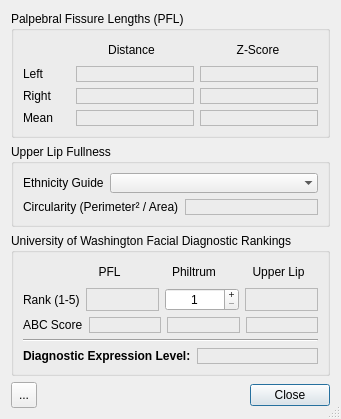
<?xml version="1.0" encoding="UTF-8"?>
<ui version="4.0">
 <class>FASDDialog</class>
 <widget class="QDialog" name="FASDDialog">
  <property name="geometry">
   <rect>
    <x>0</x>
    <y>0</y>
    <width>330</width>
    <height>400</height>
   </rect>
  </property>
  <property name="windowTitle">
   <string>Scan Info</string>
  </property>
  <property name="windowIcon">
   <iconset>
    <normaloff>:/logos/window_icon.png</normaloff>:/logos/window_icon.png</iconset>
  </property>
  <property name="sizeGripEnabled">
   <bool>true</bool>
  </property>
  <layout class="QVBoxLayout" name="verticalLayout_5">
   <item>
    <widget class="QGroupBox" name="groupBox0">
     <property name="font">
      <font>
       <weight>50</weight>
       <bold>false</bold>
      </font>
     </property>
     <property name="title">
      <string>Palpebral Fissure Lengths (PFL)</string>
     </property>
     <layout class="QVBoxLayout" name="verticalLayout">
      <item>
       <layout class="QHBoxLayout" name="horizontalLayout_4" stretch="2,5,5">
        <item>
         <spacer name="horizontalSpacer">
          <property name="orientation">
           <enum>Qt::Horizontal</enum>
          </property>
          <property name="sizeHint" stdset="0">
           <size>
            <width>40</width>
            <height>20</height>
           </size>
          </property>
         </spacer>
        </item>
        <item>
         <widget class="QLabel" name="pflDistanceLabel">
          <property name="text">
           <string>Distance</string>
          </property>
          <property name="alignment">
           <set>Qt::AlignCenter</set>
          </property>
         </widget>
        </item>
        <item>
         <widget class="QLabel" name="zscoreLabel">
          <property name="font">
           <font>
            <weight>50</weight>
            <bold>false</bold>
           </font>
          </property>
          <property name="text">
           <string>Z-Score</string>
          </property>
          <property name="alignment">
           <set>Qt::AlignCenter</set>
          </property>
         </widget>
        </item>
       </layout>
      </item>
      <item>
       <layout class="QHBoxLayout" name="horizontalLayout" stretch="2,5,5">
        <item>
         <widget class="QLabel" name="label_2">
          <property name="text">
           <string>Left</string>
          </property>
         </widget>
        </item>
        <item>
         <widget class="QLabel" name="leftPFLValueLabel">
          <property name="frameShape">
           <enum>QFrame::StyledPanel</enum>
          </property>
          <property name="text">
           <string/>
          </property>
          <property name="alignment">
           <set>Qt::AlignCenter</set>
          </property>
         </widget>
        </item>
        <item>
         <widget class="QLabel" name="leftPFLZScoreLabel">
          <property name="frameShape">
           <enum>QFrame::StyledPanel</enum>
          </property>
          <property name="text">
           <string/>
          </property>
          <property name="alignment">
           <set>Qt::AlignCenter</set>
          </property>
         </widget>
        </item>
       </layout>
      </item>
      <item>
       <layout class="QHBoxLayout" name="horizontalLayout_2" stretch="2,5,5">
        <item>
         <widget class="QLabel" name="label">
          <property name="text">
           <string>Right</string>
          </property>
         </widget>
        </item>
        <item>
         <widget class="QLabel" name="rightPFLValueLabel">
          <property name="frameShape">
           <enum>QFrame::StyledPanel</enum>
          </property>
          <property name="text">
           <string/>
          </property>
          <property name="alignment">
           <set>Qt::AlignCenter</set>
          </property>
         </widget>
        </item>
        <item>
         <widget class="QLabel" name="rightPFLZScoreLabel">
          <property name="frameShape">
           <enum>QFrame::StyledPanel</enum>
          </property>
          <property name="text">
           <string/>
          </property>
          <property name="alignment">
           <set>Qt::AlignCenter</set>
          </property>
         </widget>
        </item>
       </layout>
      </item>
      <item>
       <layout class="QHBoxLayout" name="horizontalLayout_3" stretch="2,5,5">
        <item>
         <widget class="QLabel" name="label_3">
          <property name="text">
           <string>Mean</string>
          </property>
         </widget>
        </item>
        <item>
         <widget class="QLabel" name="meanPFLValueLabel">
          <property name="toolTip">
           <string>The mean (calculated) PFL measurement.</string>
          </property>
          <property name="frameShape">
           <enum>QFrame::StyledPanel</enum>
          </property>
          <property name="text">
           <string/>
          </property>
          <property name="alignment">
           <set>Qt::AlignCenter</set>
          </property>
         </widget>
        </item>
        <item>
         <widget class="QLabel" name="meanPFLZScoreLabel">
          <property name="frameShape">
           <enum>QFrame::StyledPanel</enum>
          </property>
          <property name="text">
           <string/>
          </property>
          <property name="alignment">
           <set>Qt::AlignCenter</set>
          </property>
         </widget>
        </item>
       </layout>
      </item>
     </layout>
    </widget>
   </item>
   <item>
    <widget class="QGroupBox" name="groupBox1">
     <property name="title">
      <string>Upper Lip Fullness</string>
     </property>
     <layout class="QVBoxLayout" name="verticalLayout_4">
      <item>
       <layout class="QHBoxLayout" name="horizontalLayout_10" stretch="0,1">
        <item>
         <widget class="QLabel" name="label_7">
          <property name="text">
           <string>Ethnicity Guide</string>
          </property>
         </widget>
        </item>
        <item>
         <widget class="QComboBox" name="guideComboBox">
          <property name="toolTip">
           <string>Choose an ethnicity guide to match the selected model.</string>
          </property>
          <property name="whatsThis">
           <string>Currently, only two ethnicity guides are available and automatic matching to the currently selected model is not performed.</string>
          </property>
          <property name="frame">
           <bool>false</bool>
          </property>
         </widget>
        </item>
       </layout>
      </item>
      <item>
       <layout class="QHBoxLayout" name="horizontalLayout_5">
        <item>
         <widget class="QLabel" name="label_14">
          <property name="text">
           <string>Circularity (Perimeter² / Area)</string>
          </property>
         </widget>
        </item>
        <item>
         <widget class="QLabel" name="upperLipValueLabel">
          <property name="frameShape">
           <enum>QFrame::StyledPanel</enum>
          </property>
          <property name="text">
           <string/>
          </property>
          <property name="alignment">
           <set>Qt::AlignCenter</set>
          </property>
         </widget>
        </item>
       </layout>
      </item>
     </layout>
    </widget>
   </item>
   <item>
    <widget class="QGroupBox" name="groupBox2">
     <property name="title">
      <string>University of Washington Facial Diagnostic Rankings   </string>
     </property>
     <layout class="QVBoxLayout" name="verticalLayout_3">
      <item>
       <layout class="QVBoxLayout" name="verticalLayout_2">
        <item>
         <layout class="QHBoxLayout" name="horizontalLayout_7" stretch="3,5,5,5">
          <item>
           <spacer name="horizontalSpacer_2">
            <property name="orientation">
             <enum>Qt::Horizontal</enum>
            </property>
            <property name="sizeHint" stdset="0">
             <size>
              <width>40</width>
              <height>20</height>
             </size>
            </property>
           </spacer>
          </item>
          <item>
           <widget class="QLabel" name="label_10">
            <property name="text">
             <string>PFL</string>
            </property>
            <property name="alignment">
             <set>Qt::AlignCenter</set>
            </property>
           </widget>
          </item>
          <item>
           <widget class="QLabel" name="label_8">
            <property name="text">
             <string>Philtrum</string>
            </property>
            <property name="alignment">
             <set>Qt::AlignCenter</set>
            </property>
           </widget>
          </item>
          <item>
           <widget class="QLabel" name="label_9">
            <property name="text">
             <string>Upper Lip</string>
            </property>
            <property name="alignment">
             <set>Qt::AlignCenter</set>
            </property>
           </widget>
          </item>
         </layout>
        </item>
        <item>
         <layout class="QHBoxLayout" name="horizontalLayout_8" stretch="3,5,5,5">
          <item>
           <widget class="QLabel" name="label_11">
            <property name="text">
             <string>Rank (1-5)</string>
            </property>
           </widget>
          </item>
          <item>
           <widget class="QLabel" name="pflRankLabel">
            <property name="frameShape">
             <enum>QFrame::StyledPanel</enum>
            </property>
            <property name="text">
             <string/>
            </property>
            <property name="alignment">
             <set>Qt::AlignCenter</set>
            </property>
           </widget>
          </item>
          <item>
           <widget class="QSpinBox" name="philtrumRankSpinBox">
            <property name="toolTip">
             <string>&lt;html&gt;&lt;head/&gt;&lt;body&gt;&lt;p&gt;Select a rank based on assessment of the philtrum's curvature using the Lip-Philtrum Guides (2004) available from &lt;a href=&quot;http://depts.washington.edu/fasdpn/htmls/lip-philtrum-guides.htm&quot;&gt;&lt;span style=&quot; text-decoration: underline; color:#007af4;&quot;&gt;http://depts.washington.edu/fasdpn/htmls/lip-philtrum-guides.htm&lt;/span&gt;&lt;/a&gt;. Ensure the set of images used corresponds with the ethnicity guide selected above.&lt;/p&gt;&lt;/body&gt;&lt;/html&gt;</string>
            </property>
            <property name="whatsThis">
             <string>&lt;html&gt;&lt;head/&gt;&lt;body&gt;&lt;p&gt;Select a rank based on assessment of the philtrum's curvature using the Lip-Philtrum Guides (2004) available from &lt;a href=&quot;http://depts.washington.edu/fasdpn/htmls/lip-philtrum-guides.htm&quot;&gt;&lt;span style=&quot; text-decoration: underline; color:#007af4;&quot;&gt;http://depts.washington.edu/fasdpn/htmls/lip-philtrum-guides.htm&lt;/span&gt;&lt;/a&gt;. Ensure the set of images used corresponds with the ethnicity guide selected above.&lt;/p&gt;&lt;/body&gt;&lt;/html&gt;</string>
            </property>
            <property name="frame">
             <bool>true</bool>
            </property>
            <property name="alignment">
             <set>Qt::AlignCenter</set>
            </property>
            <property name="buttonSymbols">
             <enum>QAbstractSpinBox::PlusMinus</enum>
            </property>
            <property name="prefix">
             <string/>
            </property>
            <property name="minimum">
             <number>1</number>
            </property>
            <property name="maximum">
             <number>5</number>
            </property>
           </widget>
          </item>
          <item>
           <widget class="QLabel" name="upperLipRankLabel">
            <property name="frameShape">
             <enum>QFrame::StyledPanel</enum>
            </property>
            <property name="text">
             <string/>
            </property>
            <property name="alignment">
             <set>Qt::AlignCenter</set>
            </property>
           </widget>
          </item>
         </layout>
        </item>
        <item>
         <layout class="QHBoxLayout" name="horizontalLayout_9" stretch="3,5,5,5">
          <item>
           <widget class="QLabel" name="label_13">
            <property name="text">
             <string>ABC Score</string>
            </property>
           </widget>
          </item>
          <item>
           <widget class="QLabel" name="pflABCLabel">
            <property name="frameShape">
             <enum>QFrame::StyledPanel</enum>
            </property>
            <property name="text">
             <string/>
            </property>
            <property name="alignment">
             <set>Qt::AlignCenter</set>
            </property>
           </widget>
          </item>
          <item>
           <widget class="QLabel" name="philtrumABCLabel">
            <property name="frameShape">
             <enum>QFrame::StyledPanel</enum>
            </property>
            <property name="text">
             <string/>
            </property>
            <property name="alignment">
             <set>Qt::AlignCenter</set>
            </property>
           </widget>
          </item>
          <item>
           <widget class="QLabel" name="upperLipABCLabel">
            <property name="frameShape">
             <enum>QFrame::StyledPanel</enum>
            </property>
            <property name="text">
             <string/>
            </property>
            <property name="alignment">
             <set>Qt::AlignCenter</set>
            </property>
           </widget>
          </item>
         </layout>
        </item>
       </layout>
      </item>
      <item>
       <widget class="Line" name="line">
        <property name="orientation">
         <enum>Qt::Horizontal</enum>
        </property>
       </widget>
      </item>
      <item>
       <layout class="QHBoxLayout" name="horizontalLayout_6" stretch="0,1">
        <item>
         <widget class="QLabel" name="label_12">
          <property name="font">
           <font>
            <weight>75</weight>
            <bold>true</bold>
           </font>
          </property>
          <property name="text">
           <string>Diagnostic Expression Level:</string>
          </property>
         </widget>
        </item>
        <item>
         <widget class="QLabel" name="rankLabel">
          <property name="frameShape">
           <enum>QFrame::StyledPanel</enum>
          </property>
          <property name="text">
           <string/>
          </property>
          <property name="alignment">
           <set>Qt::AlignCenter</set>
          </property>
         </widget>
        </item>
       </layout>
      </item>
     </layout>
    </widget>
   </item>
   <item>
    <layout class="QHBoxLayout" name="horizontalLayout_12">
     <item>
      <widget class="QToolButton" name="helpButton">
       <property name="minimumSize">
        <size>
         <width>26</width>
         <height>26</height>
        </size>
       </property>
       <property name="maximumSize">
        <size>
         <width>26</width>
         <height>26</height>
        </size>
       </property>
       <property name="toolTip">
        <string>Show help for the FASD facial diagnostics</string>
       </property>
       <property name="text">
        <string>...</string>
       </property>
       <property name="icon">
        <iconset resource="../resources.qrc">
         <normaloff>:/icons/HELP</normaloff>:/icons/HELP</iconset>
       </property>
       <property name="iconSize">
        <size>
         <width>26</width>
         <height>26</height>
        </size>
       </property>
      </widget>
  </item>

     <item>
      <widget class="QDialogButtonBox" name="buttonBox">
       <property name="sizePolicy">
        <sizepolicy hsizetype="Preferred" vsizetype="Preferred">
         <horstretch>0</horstretch>
         <verstretch>0</verstretch>
        </sizepolicy>
       </property>
       <property name="orientation">
        <enum>Qt::Horizontal</enum>
       </property>
       <property name="standardButtons">
        <set>QDialogButtonBox::Close</set>
       </property>
       <property name="centerButtons">
        <bool>false</bool>
       </property>
      </widget>
     </item>
    </layout>
   </item>
  </layout>
 </widget>
 <resources>
  <include location="../resources.qrc"/>
 </resources>
 <connections>
  <connection>
   <sender>buttonBox</sender>
   <signal>accepted()</signal>
   <receiver>FASDDialog</receiver>
   <slot>accept()</slot>
   <hints>
    <hint type="sourcelabel">
     <x>248</x>
     <y>254</y>
    </hint>
    <hint type="destinationlabel">
     <x>157</x>
     <y>274</y>
    </hint>
   </hints>
  </connection>
  <connection>
   <sender>buttonBox</sender>
   <signal>rejected()</signal>
   <receiver>FASDDialog</receiver>
   <slot>reject()</slot>
   <hints>
    <hint type="sourcelabel">
     <x>316</x>
     <y>260</y>
    </hint>
    <hint type="destinationlabel">
     <x>286</x>
     <y>274</y>
    </hint>
   </hints>
  </connection>
 </connections>
</ui>
